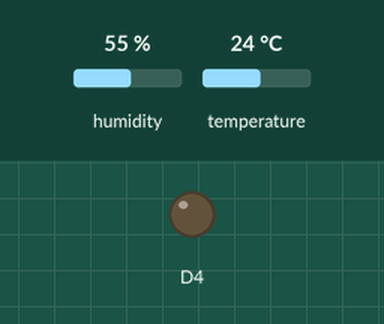
Simulated run of this program. Board: ESP8266 (NodeMCU). On the bench: output pins drawn as LEDs (lit = HIGH). Inputs (shaded band) come from the test bench; at power-on: humidity 55 %, temperature 24 °C. WiFi joins after 1.5 s; servers stay silent unless stated; no MQTT or app messages arrive unless stated; what the program prints to the serial monitor is not drawn.

Above: at 3.2 s.
At 7.5 s:
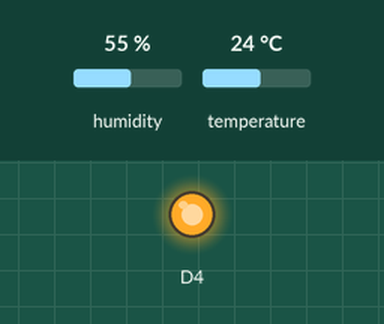
Timing chart, 0 to 14.5 s (numbered marks = the images above):
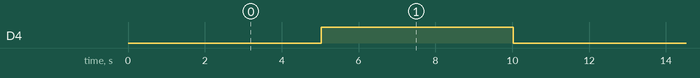

Measured:
- by itself, D4: alternates HIGH for 5.0 s and LOW for 5.0 s

The program:

main.cpp
```cpp
#include <Arduino.h>
#include <ESP8266WiFi.h>
#include <PubSubClient.h>
#include <SimpleDHT.h>

const char *ssid = "WI-FI_NAME";
const char *password = "Password";
const char *mqtt_server = "broker.hivemq.com";

WiFiClient espClient;
PubSubClient client(espClient);

SimpleDHT11 dht11(D7);

long now = millis();
long lastMeasure = 0;
String macAddr = "";

void setup_wifi()
{
  delay(10);
  Serial.println();
  Serial.print("Connecting to ");
  Serial.println(ssid);
  WiFi.begin(ssid, password);
  while (WiFi.status() != WL_CONNECTED)
  {
    delay(500);
    Serial.print(".");
  }
  Serial.println("");
  Serial.print("WiFi connected - ESP IP address: ");
  Serial.println(WiFi.localIP());
  macAddr = WiFi.macAddress();
  Serial.println(macAddr);
}

void reconnect()
{
  while (!client.connected())
  {
    Serial.print("Attempting MQTT connection...");
    if (client.connect(macAddr.c_str()))
    {
      Serial.println("connected");
    }
    else
    {
      Serial.print("failed, rc=");
      Serial.print(client.state());
      Serial.println(" try again in 5 seconds");
      delay(5000);
    }
  }
}

void setup()
{
  Serial.begin(9600);
  Serial.println("MQTT Node-RED");
  setup_wifi();
  client.setServer(mqtt_server, 1883);
  pinMode(D4, OUTPUT);
}

void loop()
{
  if (!client.connected())
  {
    reconnect();
  }
  if (!client.loop())
  {
    client.connect(macAddr.c_str());
  }
  now = millis();
  if (now - lastMeasure > 5000)
  {
    lastMeasure = now;
    int err = SimpleDHTErrSuccess;

    byte temperature = 0;
    byte humidity = 0;
    if ((err = dht11.read(&temperature, &humidity, NULL)) != SimpleDHTErrSuccess)
    {
      Serial.print("Reading DHT11 failed, err=");
      Serial.println(err);
      delay(1000);
      return;
    }
    static char temperatureTemp[7];
    dtostrf(temperature, 4, 2, temperatureTemp);
    Serial.println(temperatureTemp);

    static char humidityTemp[7];
    dtostrf(humidity, 4, 2, humidityTemp);
    Serial.println(humidityTemp);
    bool onOff = digitalRead(D4);
    digitalWrite(D4, !onOff);
    static char onOffLight[7];
    dtostrf(onOff, 4, 2, onOffLight);
    Serial.println(onOffLight);

    client.publish("room/light", onOffLight);
    client.publish("room/temperature", temperatureTemp);
    client.publish("room/humidity", humidityTemp);
  }
}
```
